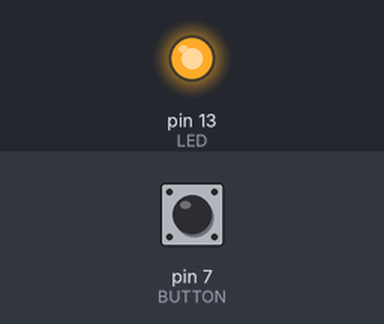
Recording of a sketch running on a simulated Arduino Uno, built with avr-gcc and run on an emulated ATmega328P. Shown: output pins drawn as LEDs (lit = HIGH). The inputs (shaded band) are chosen by the test bench; at power-on: pin 7 (BUTTON) LOW.

Above: at 1.2 s.
1.3 s: pin 7 (BUTTON) pulled HIGH for 0.15 s
At 2.7 s:
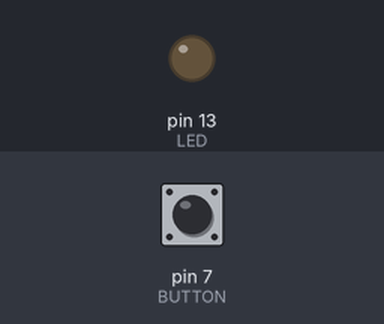
3.0 s: pin 7 (BUTTON) pulled HIGH for 1 s
At 4.1 s:
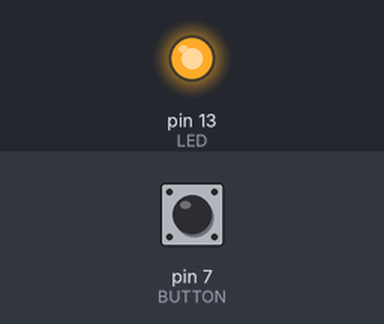
5.5 s: pin 7 (BUTTON) pulled HIGH for 3.2 s
At 6.0 s:
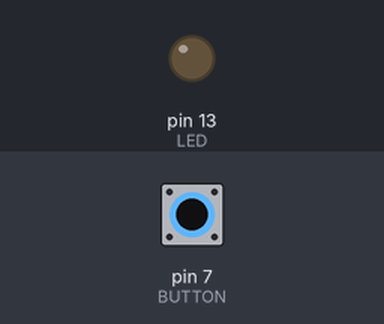
Timing chart, 0 to 8.5 s (numbered marks = the images above; inputs shaded):
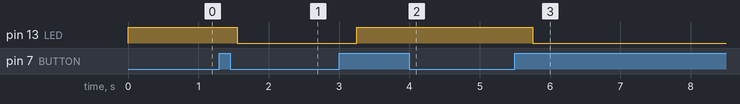

Measured:
- after the input at 1.3 s, pin 13 (LED): HIGH → LOW after 0.25 s
- after the input at 3.0 s, pin 13 (LED): LOW → HIGH after 0.25 s
- after the input at 5.5 s, pin 13 (LED): HIGH → LOW after 0.25 s

The sketch:

bread_blinker.ino
```cpp
// bread_blinker.ino

const int LED = 13;
const int BUTTON = 7;

int cur_switch_state = 0; // Current state of the button
int old_switch_state = 0; // Previous state of the button
int light_state = 1; // State of the light

void setup() {
    pinMode(LED, OUTPUT);
    pinMode(BUTTON, INPUT);
}

void loop() {
    cur_switch_state = digitalRead(BUTTON);

    // Appears that HIGH/LOW can be interchanged with 1/0
    // if switch is on, and used to be off, flip the light_state bit.
    if((cur_switch_state == 1) && (old_switch_state == 0)){
        light_state = 1 - light_state;
        delay(250); // required due to switch 'bouncing'
    }

    old_switch_state = cur_switch_state; // store current state of the button.

    if (light_state == 1){
        digitalWrite(LED, 1);
    } else {
        digitalWrite(LED, 0);
    }
}
```
